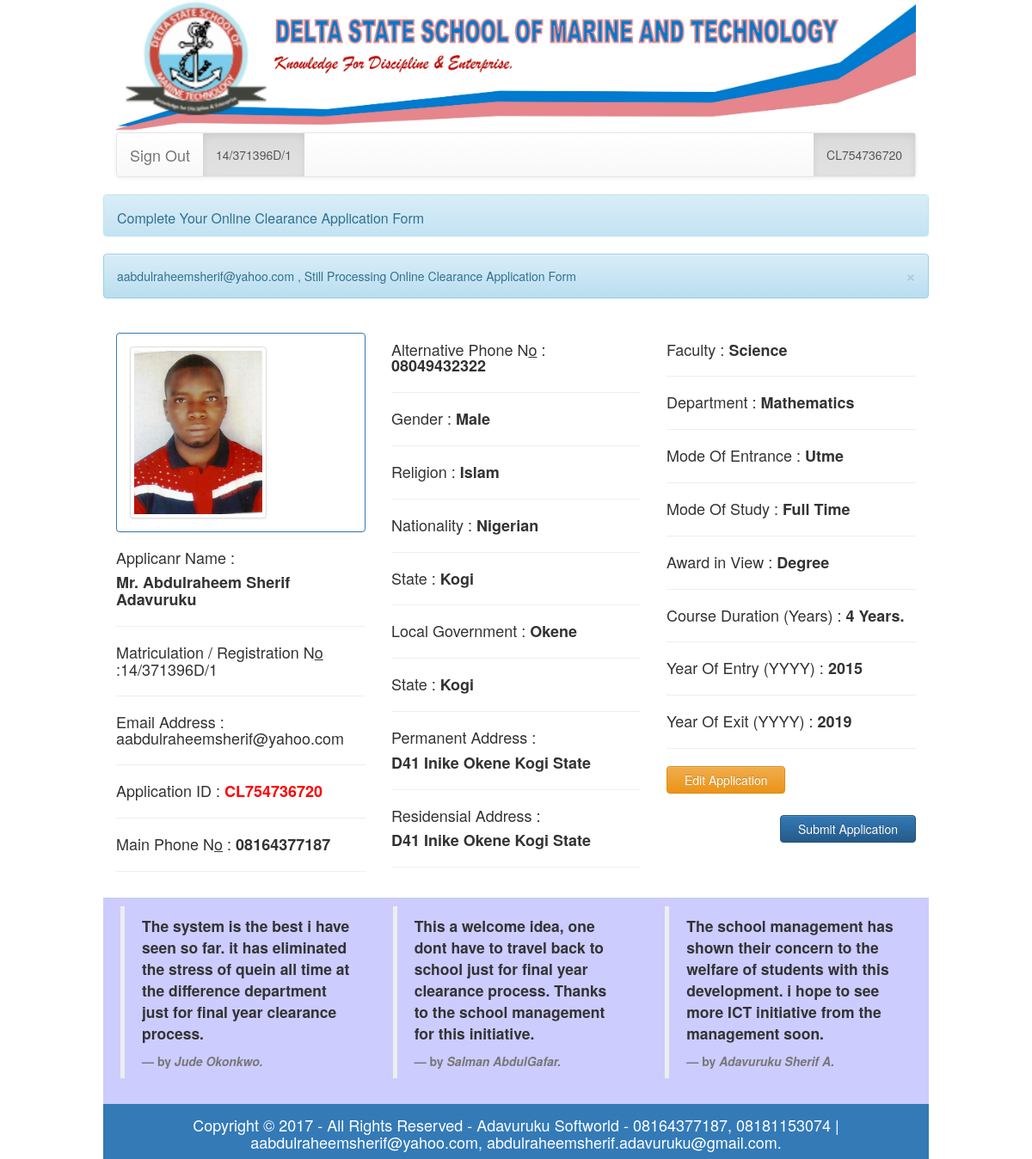
The page /registration_preview.php (signed in) on the database its author committed.
### tables this page shows
CREATE TABLE `student_info` (
  `id` int(11) NOT NULL,
  `sappid` varchar(200) DEFAULT NULL,
  `semail` varchar(250) DEFAULT NULL,
  `sregno` varchar(200) DEFAULT NULL,
  `sresidentadd` varchar(250) DEFAULT NULL,
  `sphonemain` varchar(15) DEFAULT NULL,
  `sphonealt` varchar(15) DEFAULT NULL,
  `sfaculty` varchar(250) DEFAULT NULL,
  `sdept` varchar(250) DEFAULT NULL,
  `snationality` varchar(250) DEFAULT NULL,
  `sstate` varchar(250) DEFAULT NULL,
  `slocalgov` varchar(250) DEFAULT NULL,
  `smodeent` varchar(150) DEFAULT NULL,
  `sgender` varchar(10) DEFAULT NULL,
  `syearent` varchar(10) DEFAULT NULL,
  `syearexit` varchar(10) DEFAULT NULL,
  `sreligion` varchar(150) DEFAULT NULL,
  `sawardview` varchar(250) DEFAULT NULL,
  `smodestudy` varchar(200) DEFAULT NULL,
  `scoursedur` varchar(100) DEFAULT NULL,
  `sregdate` datetime DEFAULT NULL,
  `spermadd` varchar(250) DEFAULT NULL,
  `sstatus` varchar(10) NOT NULL DEFAULT '0',
  `sfirstname` varchar(250) DEFAULT NULL,
  `sothername` varchar(250) DEFAULT NULL,
  `stitle` varchar(20) DEFAULT NULL
);

### registration_preview.php (the view, shortened to what this page needs)
<?php
require_once 'settings/all_header.php';
require_once 'settings/connection.php';
$errPL=$_SESSION['email_id']." , Still Processing Online Clearance Application Form";
$notice_msg='<div class="alert alert-info alert-dismissable">
					   <button type="button" class="close" data-dismiss="alert"
						  aria-hidden="true">
						  &times;
					   </button>'.$errPL.' </div>';
$txtexit=$txtent=$txtduration=$txtaward=$txtmodestudy=$txtentrance=$txtdept=$txtfaculty=$txttempadd=$txtlgov=$txtPermadd =$txtstate=$txtnationality=$txtreligion=$txtgender=$txtAPhone=$txtPhone=$txtoname=$txtfname=$txttitle="";
	$stmt_in = $conn->prepare("SELECT * FROM student_info where sregno=? or sappid=? Limit 1");
		$stmt_in->execute(array($_SESSION['regno'],$_SESSION['app_id']));
		$affected_rows_in = $stmt_in->rowCount();
		if($affected_rows_in >= 1)
		{
			$row = $stmt_in->fetch(PDO::FETCH_ASSOC);
			$txtexit=$row['syearexit'];$txtent=$row['syearent'];$txtduration=$row['scoursedur'];$txtaward=$row['sawardview'];$txtmodestudy=$row['smodestudy'];
			$txtentrance=$row['smodeent'];$txtdept=$row['sdept'];$txtfaculty=$row['sfaculty'];$txttempadd=$row['sresidentadd'];$txtlgov=$row['slocalgov'];
			$txtPermadd =$row['spermadd'];$txtstate=$row['sstate'];
			$txtreligion=$row['sreligion'];$txtgender=$row['sgender'];
			$txtAPhone=$row['sphonealt'];$txtPhone=$row['sphonemain'];$txtoname=$row['sothername'];$txtfname=$row['sfirstname'];$txttitle=$row['stitle'];
		}
?>
</head>
<body style="width:80%;margin:auto">
<div class="container-fluid" >
		<div class="row">
			<?php
				require_once 'settings/nav_top_login.php';
			?>
		</div>
	<div class="row" >
		<div class="imageupload panel panel-info">
			<div class="panel-heading clearfix">
				<h3 class="panel-title pull-left">Complete Your Online Clearance Application Form</h3>
			</div>
		</div>
		<?php echo $notice_msg;?>
		<form role="form"  name="reg_form"  id="form" class="form-vertical" action="<?php echo htmlspecialchars($_SERVER["PHP_SELF"]);?>" enctype="multipart/form-data" method="POST">
			<div class="col-xs-12 col-sm-12 col-md-4 col-lg-4" style="margin-bottom:10px;margin-top:10px;text-align:centre;padding-top:10px;">
				<div class="imageupload panel panel-primary" id="my-imageupload">
					<div class="file-tab panel-body">
						<img  style="height:200px" class="img-responsive img-thumbnail" src="resource/<?php echo $_SESSION['app_id'].'.jpg';?>"> </img>
					</div>
				</div>
				<h4>Applicanr Name : </h4>
				<h4><span><b><?php echo $txttitle." ".$txtfname." ".$txtoname;?></b></span></h4>
				<hr/>
				<h4>Matriculation / Registration N<u>o</u> :<?php echo $_SESSION['regno'];?></h4>
				<hr/>
				<h4>Email Address : <?php echo $_SESSION['email_id'];?></h4>
				<hr/>
				<h4>Application ID : <span style="color:red;"><b><?php echo $_SESSION['app_id'];?></b></span></h4>
				<hr/>
				<h4>Main Phone N<u>o</u> : <span><b><?php echo $txtPhone;?></b></span></h4>
				<hr/>
			</div>
			<div class="col-xs-12 col-sm-12 col-md-4 col-lg-4" style="margin-bottom:10px;margin-top:10px;text-align:centre;padding-top:10px">
				<h4>Alternative Phone N<u>o</u> : <span><b><?php echo $txtAPhone;?></b></span></h4>
				<hr/>
				<h4>Gender : <span><b><?php echo $txtgender;?></b></span></h4>
				<hr/>
				<h4>Religion : <span><b><?php echo $txtreligion;?></b></span></h4>
				<hr/>
				<h4>Nationality : <span><b>Nigerian</b></span></h4>
				<hr/>
				<h4>State : <span><b><?php echo $txtstate;?></b></span></h4>
				<hr/>
				<h4>Local Government : <span><b><?php echo $txtlgov;?></b></span></h4>
				<hr/>
				<h4>State : <span><b><?php echo $txtstate;?></b></span></h4>
				<hr/>
				<h4>Permanent Address : </h4>
				<h4><span><b><?php echo $txtPermadd;?></b></span></h4>
				<hr/>
				<h4>Residensial Address : </h4>
				<h4><span><b><?php echo $txttempadd;?></b></span></h4>
				<hr/>
			</div>
			<div class="col-xs-12 col-sm-12 col-md-4 col-lg-4" style="margin-bottom:10px;margin-top:10px;text-align:centre;padding-top:10px">
				<h4>Faculty : <span><b><?php echo $txtfaculty;?></b></span></h4>
				<hr/>
				<h4>Department : <span><b><?php echo $txtdept;?></b></span></h4>
				<hr/>
				<h4>Mode Of Entrance : <span><b><?php echo $txtentrance;?></b></span></h4>
				<hr/>
				<h4>Mode Of Study : <span><b><?php echo $txtmodestudy;?></b></span></h4>
				<hr/>
				<h4>Award in View : <span><b><?php echo $txtaward;?></b></span></h4>
				<hr/>
				<h4>Course Duration (Years) : <span><b><?php echo $txtduration." Years.";?></b></span></h4>
				<hr/>
				<h4>Year Of Entry (YYYY) : <span><b><?php echo $txtent;?></b></span></h4>
				<hr/>
				<h4>Year Of Exit (YYYY) : <span><b><?php echo $txtexit;?></b></span></h4>
				<hr/>
				<div class="form-group pull-left">
					<div class="input-group">
						<input type="submit" name="edit" style="margin-bottom:10px;padding:5px 20px 5px 20px" value="Edit Application" class="btn btn-warning btn-md"></input>
					</div>
				</div>
				<div class="form-group pull-right">
					<div class="input-group">
						<input type="submit" name="submit" style="margin-bottom:10px;padding:5px 20px 5px 20px" value="Submit Application" class="btn btn-primary btn-md"></input>
					</div>
				</div>
			</div>
		</form>
	</div>
	<div class="row" style="font-weight:bold;background-color:#CCCCFF;padding:10px 5px 10px 5px">
		<?php
			require_once 'settings/comment.php';
		?>
	</div>
		<?php require_once 'settings/footer_file.php';?>
 </div>
</body>
</html>

### settings/all_header.php (shortened to what this page needs)
<!DOCTYPE HTML PUBLIC "-//W3C//DTD HTML 4.01 Transitional//EN" "http://www.w3.org/TR/html4/loose.dtd">
<html lang="en">
<head>
<link rel="stylesheet" type="text/css" href="settings/css/bootstrap.min.css"/>
<link rel="stylesheet" type="text/css" href="settings/css/bootstrap-theme.min.css"/>
<link rel="stylesheet" type="text/css" href="settings/css/bootstrap.css"/>
<link rel="stylesheet" type="text/css" href="settings/css/bootstrap-theme.css" />
<link href="settings/css/bootstrap-imageupload.css" rel="stylesheet">

### settings/nav_top_login.php (shortened to what this page needs)
<div  class="col-xs-12 col-sm-12 col-md-12 col-lg-12">
				<img src="settings/images/headlogo.jpg"  class="img-responsive"></img>
			</div>
		<div class="col-xs-12 col-sm-12">
			<nav role="navigation" class="navbar navbar-default">
			<div class="navbar-header navedit">
				 <a href="index.php" class="navbar-brand">Sign Out</a>
			</div>
			<div id="navbarCollapse" class="collapse navbar-collapse navedit">
				<ul class="nav navbar-nav">
					<li class="active"><a href="#"><?php echo $_SESSION['regno'];?></a></li>
				 </ul>
				<ul class="nav navbar-nav navbar-right">
					<li class="active"><a href="#"><?php echo $_SESSION['app_id'];?></a></li>
				</ul>
			</div>
		</nav>
	</div>

### settings/comment.php
<div class="col-xs-12 col-sm-12 col-md-4 col-lg-4">
	<blockquote>
		 <p>The system is the best i have seen so far. it has eliminated the stress of quein all time at the difference department just for final year clearance process.</p>
		 <small>by <cite>Jude Okonkwo.</cite></small>
	</blockquote>
</div>
<div class="col-xs-12 col-sm-12 col-md-4 col-lg-4">
	<blockquote>
		 <p>This a welcome idea, one dont have to travel back to school just for final year clearance process. Thanks to the school management for this initiative.</p>
		 <small>by <cite>Salman AbdulGafar.</cite></small>
	</blockquote>
</div>
<div class="col-xs-12 col-sm-12 col-md-4 col-lg-4">
	<blockquote>
		 <p>The school management has shown their concern to the welfare of students with this development. i hope to see more ICT initiative from the management soon.</p>
		 <small>by <cite>Adavuruku Sherif A.</cite></small>
	</blockquote>
</div>

### settings/footer_file.php (shortened to what this page needs)
<div class="row clearfix label-primary hidden-print" style="margin-top:0px;">
	<footer style="margin-top:15px">
		<h4 style="text-align:center;color:white;">Copyright &copy; 2017 - All Rights Reserved - Adavuruku Softworld - 08164377187, 08181153074 | aabdulraheemsherif@yahoo.com, abdulraheemsherif.adavuruku@gmail.com.</h4>
	</footer>
</div>

### rows shown on the page
student_info: stitle "Mr.", sfirstname "Abdulraheem", sothername "Sherif Adavuruku", sphonemain "08164377187", sphonealt "08049432322", sgender "Male", sreligion "Islam", sstate "Kogi", slocalgov "Okene", spermadd "D41 Inike Okene Kogi State", sresidentadd "D41 Inike Okene Kogi State", sfaculty "Science", sdept "Mathematics", smodeent "Utme", smodestudy "Full Time", sawardview "Degree", scoursedur "4", syearent "2015", syearexit "2019"

### other values the page prints
$_SESSION['regno'] "14/371396D/1"
$_SESSION['app_id'] "CL754736720"
$errPL "aabdulraheemsherif@yahoo.com , Still Processing Online Clearance Application Form"
$_SESSION['email_id'] "aabdulraheemsherif@yahoo.com"
